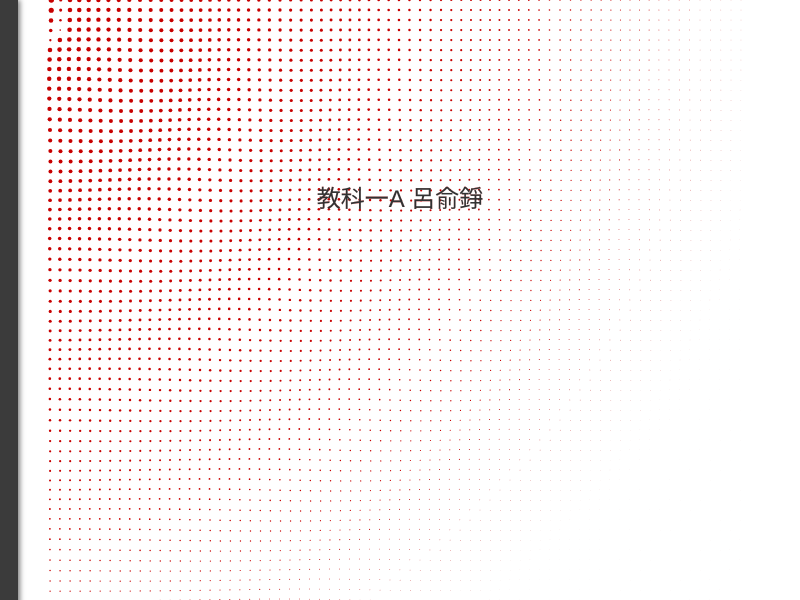
Frame 1 (no input)
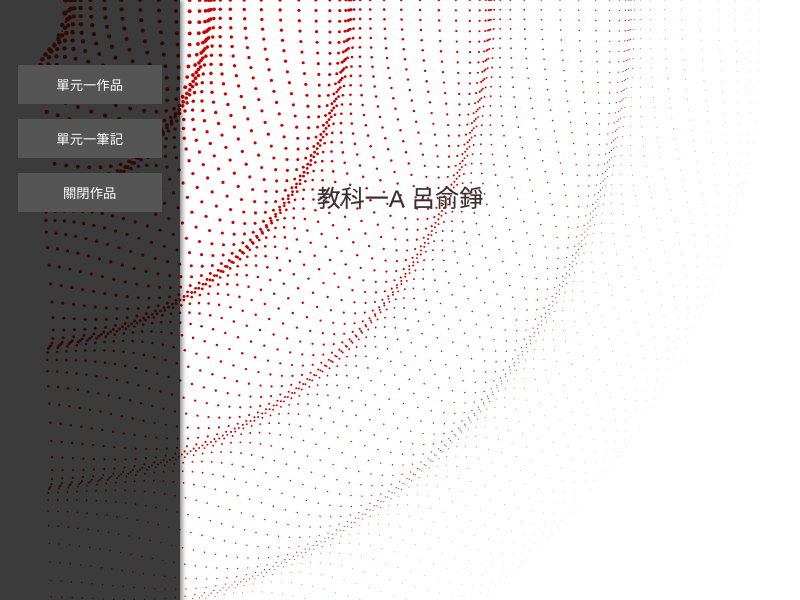
Frame 60 (no input)
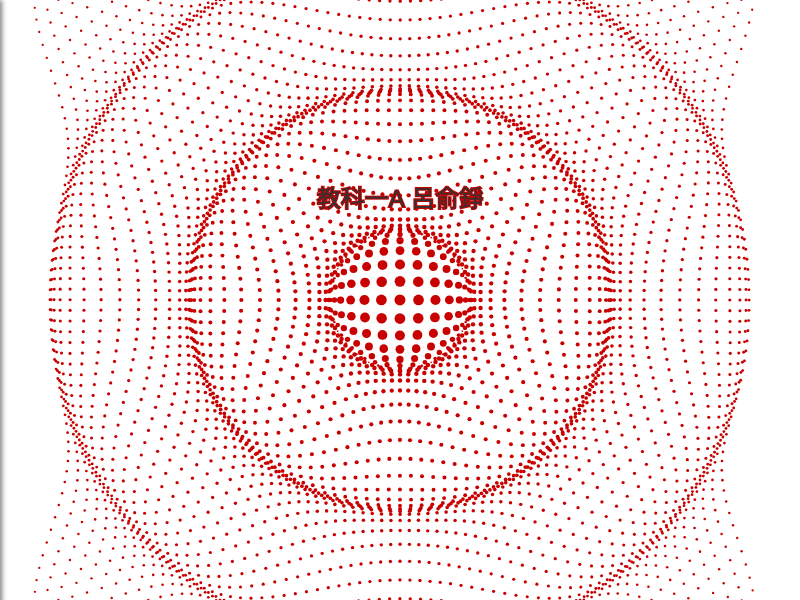
Frame 120 (the mouse pressed at the canvas centre since frame 60)

The p5.js sketch that drew these frames (run headless with seeded random() and noise() and a simulated clock; from frame 60 on, the mouse is pressed at the canvas centre):

// p5.js sketch
// ── sketch.js
// Constants for the grid and effect
const numb = 70; 
const step = 10; 
const distThreshold = 70; 
const distortionAmount = 20; 
let dots = []; 

// 🌟 更新：作品連結和新的名稱對應
const externalLinks = {
    '單元一作品': 'https://zyeii06.github.io/20251014_4/',
    '單元一筆記': 'https://hackmd.io/@lcienz/BJBl5dyngg'
};

// 🌟 文本內容
const studentText = "教科一A 呂俞錚";

// iframe 相關變數
let contentFrame; 
const iframeScale = 0.8; 

// 選單動畫相關變數
let menuContainer;         
let menuWidth = 180;       
let menuCurrentX = -menuWidth; 
let menuTargetX = -menuWidth;  
const menuSlideThreshold = 100; 

// 🌟 更新：作品樣式配置，使用新的名稱作為 Key
const styles = {
    '單元一作品': {
        background: 0,    
        dotColor: 255     
    },
    '單元一筆記': {
        background: [0, 50, 100], 
        dotColor: [255, 200, 0]   
    },
    '關閉作品': { // 作為動畫模式
        background: 255,   
        dotColor: [200, 0, 0] 
    }
};

let currentWork = '關閉作品'; // 初始為關閉作品，顯示動畫

// The Dot class (保持不變)
class Dot {
  constructor(x, y) {
    this.pos = createVector(x, y); 
    this.origin = this.pos.copy(); 
    this.speed = createVector(0, 0); 
  }
  
  update(m) {
    let mouseToOrigin = this.origin.copy();
    mouseToOrigin.sub(m);
    const d = mouseToOrigin.mag();
    const c = map(d, 0, distThreshold, 0, PI);
    
    mouseToOrigin.normalize();
    mouseToOrigin.mult(distortionAmount * sin(c));
    const target = createVector(this.origin.x + mouseToOrigin.x, this.origin.y + mouseToOrigin.y);

    let strokeWidth;
    if (d < distThreshold) {
      strokeWidth = 1 + 10 * abs(cos(c / 2));
    } else {
      strokeWidth = map(min(d, max(width, height)), 0, max(width, height), 5, 0.1);
    }
    
    let acceleration = this.pos.copy();
    acceleration.sub(target);
    acceleration.mult(-map(m.dist(this.pos), 0, 2 * max(width, height), 0.1, 0.01));
    
    this.speed.add(acceleration);
    this.speed.mult(0.87);
    this.pos.add(this.speed);

    strokeWeight(strokeWidth);
    point(this.pos.x, this.pos.y);
  }
}

// 初始化點陣列，確保置中
function initializeDots() {
    dots = []; 
    const gridDim = numb * step;
    const dx = (width - gridDim) / 2; 
    const dy = (height - gridDim) / 2; 
    
    for (let i = 0; i < numb; i++) {
        dots[i] = [];
        for (let j = 0; j < numb; j++) {
            const x = i * step + dx;
            const y = j * step + dy;
            dots[i][j] = new Dot(x, y);
        }
    }
}

// 核心切換邏輯：控制 iframe
function changeWork(workName) {
    currentWork = workName;

    if (workName === '單元一作品' || workName === '單元一筆記') {
        // 顯示 iframe
        const url = externalLinks[workName];
        contentFrame.src = url;
        contentFrame.style.display = 'block';
    } else if (workName === '關閉作品') {
        // 隱藏 iframe，顯示動畫
        contentFrame.style.display = 'none';
        contentFrame.src = ''; 
    }
}

// 調整 iframe 尺寸的函式
function resizeIframe() {
    if (!contentFrame) return;

    const newWidth = windowWidth * iframeScale;
    const newHeight = windowHeight * iframeScale;

    contentFrame.style.width = newWidth + 'px';
    contentFrame.style.height = newHeight + 'px';
}


// --- p5.js Setup Function ---
function setup() {
  createCanvas(displayWidth, displayHeight); 
  initializeDots();
  
  // 獲取 iframe 元素並調整尺寸
  contentFrame = document.getElementById('contentFrame');
  if (contentFrame) {
      resizeIframe(); 
  }

  // 創建選單容器 (Menu Container)
  menuContainer = createDiv();
  menuContainer.style('width', menuWidth + 'px');
  menuContainer.style('height', '100%'); 
  menuContainer.style('position', 'absolute');
  menuContainer.style('top', '0');
  menuContainer.style('left', menuCurrentX + 'px'); 
  menuContainer.style('background-color', 'rgba(10, 10, 10, 0.8)'); 
  menuContainer.style('padding-top', '50px');
  menuContainer.style('box-shadow', '2px 0 5px rgba(0,0,0,0.5)');
  menuContainer.style('z-index', '1000'); 
  
  // 創建按鈕並添加到容器中
  const buttonNames = Object.keys(styles);
  
  for (let name of buttonNames) {
    let button = createButton(name);
    
    // 設置按鈕樣式
    button.style('display', 'block'); 
    button.style('width', '80%');
    button.style('margin', '15px auto');
    button.style('padding', '10px');
    button.style('background-color', '#555');
    button.style('color', '#FFF');
    button.style('border', 'none');
    button.style('cursor', 'pointer');
    
    // 設置按鈕點擊事件
    button.mousePressed(() => changeWork(name));
    
    // 將按鈕添加到容器中
    menuContainer.child(button);
  }
  
  // 確保初始狀態下 iframe 是隱藏的
  if (contentFrame) {
      contentFrame.style.display = 'none';
  }
}

// --- p5.js Draw Function ---
function draw() {
  // 選單滑動邏輯
  if (mouseX < menuSlideThreshold) {
    menuTargetX = 0; 
  } else {
    menuTargetX = -menuWidth; 
  }
  
  menuCurrentX = lerp(menuCurrentX, menuTargetX, 0.1); 
  menuContainer.style('left', menuCurrentX + 'px');

  // --- 繪製點動畫 ---
  const currentStyle = styles[currentWork];
  
  // 1. 繪製背景
  fill(currentStyle.background);
  noStroke();
  rect(0, 0, width, height); 
  
  // 2. 設定點的顏色
  stroke(currentStyle.dotColor); 

  // 繪製點的動畫
  const m = createVector(mouseX, mouseY);
  for (let i = 0; i < numb; i++) {
    for (let j = 0; j < numb; j++) {
      dots[i][j].update(m);
    }
  }

  // 🌟 新增：在動畫中間添加文字
  if (currentWork === '關閉作品') {
      // 設置文字樣式
      fill(0); // 文字顏色為黑色
      if (currentStyle.background === 255) {
          fill(50); // 如果背景是白色，文字用深灰色
      } else if (Array.isArray(currentStyle.background) && currentStyle.background[0] === 0) {
          fill(255); // 如果背景是深色，文字用白色
      }
      
      textSize(24);
      textAlign(CENTER, CENTER);
      
      // 繪製文字在畫布中心
      text(studentText, width / 2, height / 2 - 100); 
  }
}


/**
 * 處理視窗大小改變
 */
function windowResized() {
  resizeCanvas(displayWidth, displayHeight);
  initializeDots();
  menuContainer.style('height', '100%'); 
  
  resizeIframe();
}
